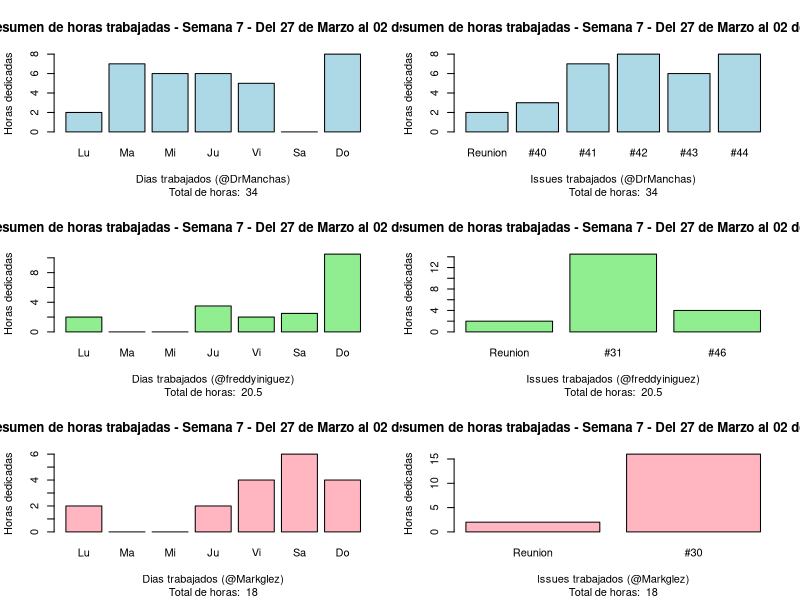

Reproduce this figure in R.
# WAFLA Project
## Reporte de horas trabajadas
### Semana 8

par(mfrow=c(3,2))
days <- c("Lu", "Ma", "Mi", "Ju", "Vi", "Sa", "Do")
week <- "Resumen de horas trabajadas - Semana 7 - Del 27 de Marzo al 02 de Abril"

### HANAMICHI
horas_trabajadas_hanamichi <- c(2, 7, 6, 6, 5, 0, 8)
issues_horas_hanamichi <- c(2, 3, 7, 8, 6, 8)
issues_trabajados_hanamichi <- c("Reunion", "#40", "#41", "#42", "#43", "#44")

barplot(horas_trabajadas_hanamichi, 
        main = week,
        sub = paste("Total de horas: ", sum(horas_trabajadas_hanamichi)),
        xlab = "Dias trabajados (@DrManchas)",
        ylab = "Horas dedicadas",
        #ylim = c(0,16),
        col = "lightblue",
        names.arg = days)

barplot(issues_horas_hanamichi, 
        main = week,
        sub = paste("Total de horas: ", sum(horas_trabajadas_hanamichi)),
        xlab = "Issues trabajados (@DrManchas)",
        ylab = "Horas dedicadas",
        # ylim = c(0,16),
        col = "lightblue",
        names.arg = issues_trabajados_hanamichi)

### FREDDY
horas_trabajadas_freddy <- c(2, 0, 0, 3.5, 2, 2.5, 10.5)
issues_horas_freddy <- c(2, 14.5, 4)
issues_trabajados_freddy <- c("Reunion", "#31", "#46")

barplot(horas_trabajadas_freddy, 
        main = week,
        sub = paste("Total de horas: ", sum(horas_trabajadas_freddy)),
        xlab = "Dias trabajados (@freddyiniguez)",
        ylab = "Horas dedicadas",
        #ylim = c(0,16),
        col = "lightgreen",
        names.arg = days)

barplot(issues_horas_freddy, 
        main = week,
        sub = paste("Total de horas: ", sum(horas_trabajadas_freddy)),
        xlab = "Issues trabajados (@freddyiniguez)",
        ylab = "Horas dedicadas",
        # ylim = c(0,16),
        col = "lightgreen",
        names.arg = issues_trabajados_freddy)

### MARCOS
horas_trabajadas_marcos <- c(2, 0, 0, 2, 4, 6, 4)
issues_horas_marcos <- c(2, 16)
issues_trabajados_marcos <- c("Reunion", "#30")

barplot(horas_trabajadas_marcos, 
        main = week,
        sub = paste("Total de horas: ", sum(horas_trabajadas_marcos)),
        xlab = "Dias trabajados (@Markglez)",
        ylab = "Horas dedicadas",
        #ylim = c(0,16),
        col = "lightpink",
        names.arg = days)

barplot(issues_horas_marcos, 
        main = week,
        sub = paste("Total de horas: ", sum(horas_trabajadas_marcos)),
        xlab = "Issues trabajados (@Markglez)",
        ylab = "Horas dedicadas",
        # ylim = c(0,16),
        col = "lightpink",
        names.arg = issues_trabajados_marcos)